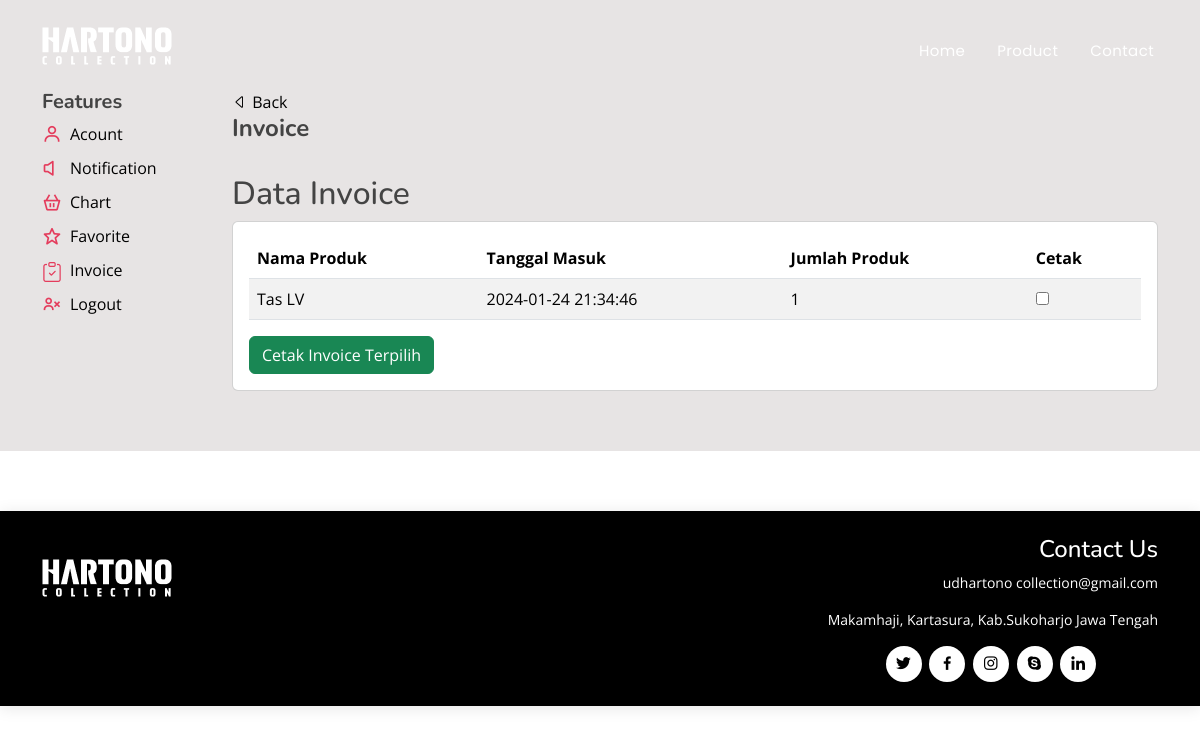
The app's page /pelanggan/invoice.php (signed in) with its own data.
### tables this page shows
CREATE TABLE `proses_selesai` (
  `id` int(11) NOT NULL,
  `selesai_eksekusi` int(11) NOT NULL,
  `pesanan_masuk` int(11) NOT NULL,
  `deadline` int(11) NOT NULL,
  `id_pelanggan` varchar(11) NOT NULL,
  `kode_produk` varchar(255) NOT NULL,
  `harga_produk` decimal(10,2) NOT NULL,
  `jumlah_produk` int(11) NOT NULL,
  `tanggal_input` datetime DEFAULT NULL
);

CREATE TABLE `produk` (
  `id_produk` varchar(11) NOT NULL,
  `nama_produk` varchar(100) NOT NULL,
  `deskripsi` text DEFAULT NULL,
  `harga` decimal(10,2) NOT NULL,
  `tanggal_input` date NOT NULL,
  `terakhir_diupdate` timestamp NOT NULL DEFAULT current_timestamp() ON UPDATE current_timestamp(),
  `foto` text NOT NULL
);

### pelanggan/invoice.php (the view, shortened to what this page needs)
<!DOCTYPE html>
<html lang="en">
<?php include 'root/head.php' ?>
<body>
    <?php include 'root/navbar.php' ?>
    <main id="main">
        <section section id="about" class="about" style="background-color: rgb(231, 228, 228);">
            <div class="container">
                <div class="section-title">
                </div>
                <div class="row content">
                    <?php include 'root/menu.php' ?>
                    <div class="col-lg-10 pt-4 pt-lg-0">
                        <a href="index.php"><i class="bi bi-caret-left"></i> Back</a> <br>
                        <h4 style="font-weight: bold;"> Invoice</h4> <br>
                        <h2>Data Invoice</h2>
                        <?php
require_once('../koneksi/koneksi.php');
if (isset($_SESSION['id_pelanggan'])) {
    $id_pelanggan = $_SESSION['id_pelanggan'];
    $query = "SELECT ps.*, p.nama_produk
              FROM proses_selesai ps
              JOIN produk p ON ps.kode_produk = p.id_produk
              WHERE ps.id_pelanggan = '$id_pelanggan'";
    $result = mysqli_query($conn, $query);
} else {
    echo "ID pelanggan tidak tersedia.";
}
?>
                        <div class="card">
                            <div class="card-body">
                                <form action="proses_cetak_invoice.php" method="post">
                                    <table class="table table-striped">
                                        <thead>
                                            <tr>
                                                <th>Nama Produk</th>
                                                <th>Tanggal Masuk</th>
                                                <th>Jumlah Produk</th>
                                                <th>Cetak</th>
                                            </tr>
                                        </thead>
                                        <tbody>
                                            <?php
                    while ($row = mysqli_fetch_assoc($result)) {
                        echo '<tr>';
                        echo '<td>' . $row['nama_produk'] . '</td>';
                        echo '<td>' . $row['tanggal_input'] . '</td>';
                        echo '<td>' . $row['jumlah_produk'] . '</td>';
                        echo '<td><input type="checkbox" name="selected_ids[]" value="' . $row['id'] . '"></td>';
                        echo '</tr>';
                    }
                    ?>
                                        </tbody>
                                    </table>
                                    <button type="submit" class="btn btn-success">Cetak Invoice Terpilih</button>
                                </form>
                            </div>
                        </div>
                    </div>
                    <br>
                </div>
            </div>
        </section>
    </main>
    <?php include 'root/footer.php' ?>
</body>
</html>

### pelanggan/assets/css/style.css (style rules this page uses)
body { font-family: "Open Sans", sans-serif; color: #444444; }
a { color: #000000; text-decoration: none; }
h1, h2, h3, h4, h5, h6 { font-family: "Nunito", sans-serif; }
section { padding: 60px 0; overflow: hidden; }
.section-title { text-align: center; padding-bottom: 30px; }

### records on screen
proses_selesai: kode_produk.nama_produk "Tas LV", tanggal_input "2024-01-24 21:34:46", jumlah_produk "1"
